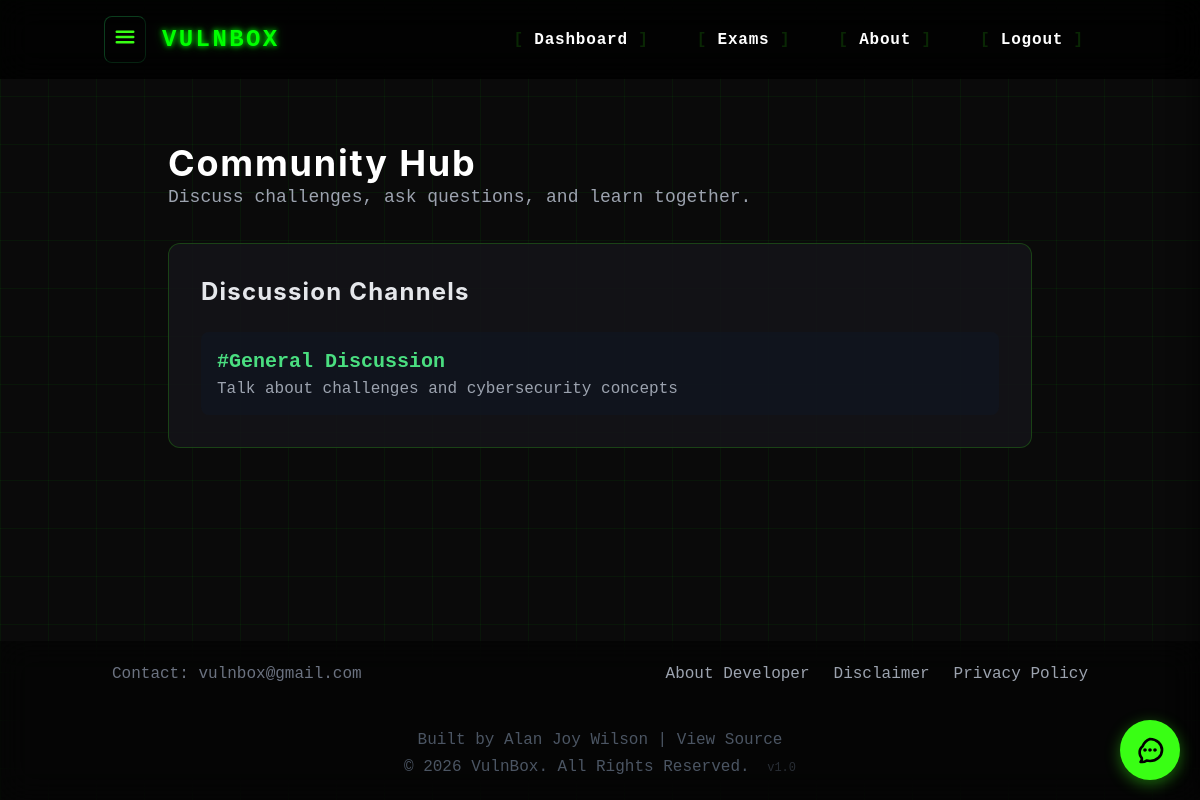
The page /community/ (signed in) on the database its author committed.
### core/models.py (models this page shows, shortened)
class Channel(models.Model):
    name = models.CharField(max_length=100, unique=True)
    description = models.CharField(max_length=255, blank=True)

### core/views/community.py (the view)
# urls.py: path('community/', community_hub, name='community_hub'),
@login_required
def community_hub(request):
    channels = Channel.objects.all()
    return render(request, "community_hub.html", {"channels": channels})

### core/templates/community_hub.html (shortened to what this page needs)
{% extends 'base.html' %}
{% block content %}
<div class="max-w-4xl mx-auto px-4 py-8 text-white">
    <header class="mb-8">
        <h1 class="text-4xl font-bold text-primary-green font-orbitron">Community Hub</h1>
        <p class="text-lg text-gray-400">Discuss challenges, ask questions, and learn together.</p>
    </header>
    <div class="ui-panel p-6 sm:p-8">
        <h2 class="text-2xl font-bold text-gray-200 mb-6 font-orbitron">Discussion Channels</h2>
        <div class="space-y-4">
            {% for channel in channels %}
            <a href="{% url 'core:channel_detail' channel.id %}" class="block bg-gray-900/50 p-4 rounded-lg border border-transparent hover:border-green-500/50 hover:bg-gray-800/50 transition-all duration-300">
                <h3 class="text-xl font-bold text-green-400">#{{ channel.name }}</h3>
                <p class="text-gray-400 mt-1">{{ channel.description }}</p>
            </a>
            {% endfor %}
        </div>
    </div>
</div>
{% endblock %}

### core/templates/base.html (style rules this page uses)
body { background-color: #0A0A0A; background-image: linear-gradient(rgba(0, 255, 0, 0.05) 1px, transparent 1px), linear-gradient(90deg, rgba(0, 255, 0, 0.05) 1px, transparent 1px); background-size: 3rem 3rem; font-family: 'Roboto Mono', monospace; }

### core/templates/community_hub.html (style rules this page uses)
:root { --panel-bg: rgba(20, 20, 25, 0.6); --border-color: rgba(57, 255, 20, 0.2); --glow-color: rgba(57, 255, 20, 0.7); --text-primary: #E5E7EB; --text-secondary: #9CA3AF; --accent-green: #39FF14; }
.font-orbitron { font-family: 'Orbitron', sans-serif; }
.ui-panel { background: var(--panel-bg); border: 1px solid var(--border-color); backdrop-filter: blur(8px); -webkit-backdrop-filter: blur(8px); border-radius: 12px; position: relative; }

### core/templates/components/sidebar.html (style rules this page uses)
.font-orbitron { font-family: 'Orbitron', 'Inter', sans-serif; }

### core/templates/components/ai_assistant.html (style rules this page uses)
:root { --accent-green: #39FF14; --panel-bg: rgba(20, 20, 25, 0.85); --border-color: rgba(57, 255, 20, 0.2); }

### rows shown on the page
Channel: name "General Discussion", description "Talk about challenges and cybersecurity concepts"
